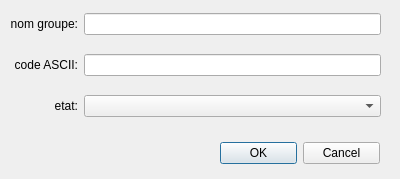
<?xml version="1.0" encoding="UTF-8"?>
<ui version="4.0">
 <class>ToucheDlg</class>
 <widget class="QDialog" name="ToucheDlg">
  <property name="geometry">
   <rect>
    <x>0</x>
    <y>0</y>
    <width>400</width>
    <height>179</height>
   </rect>
  </property>
  <property name="minimumSize">
   <size>
    <width>400</width>
    <height>179</height>
   </size>
  </property>
  <property name="maximumSize">
   <size>
    <width>400</width>
    <height>179</height>
   </size>
  </property>
  <property name="windowTitle">
   <string>Dialog</string>
  </property>
  <widget class="QDialogButtonBox" name="buttonBox">
   <property name="geometry">
    <rect>
     <x>220</x>
     <y>140</y>
     <width>160</width>
     <height>26</height>
    </rect>
   </property>
   <property name="orientation">
    <enum>Qt::Horizontal</enum>
   </property>
   <property name="standardButtons">
    <set>QDialogButtonBox::Cancel|QDialogButtonBox::Ok</set>
   </property>
  </widget>
  <widget class="QWidget" name="layoutWidget">
   <property name="geometry">
    <rect>
     <x>10</x>
     <y>0</y>
     <width>371</width>
     <height>131</height>
    </rect>
   </property>
   <layout class="QGridLayout" name="gridLayout">
    <item row="0" column="0">
     <widget class="QLabel" name="label">
      <property name="text">
       <string>nom groupe:</string>
      </property>
      <property name="alignment">
       <set>Qt::AlignRight|Qt::AlignTrailing|Qt::AlignVCenter</set>
      </property>
     </widget>
    </item>
    <item row="2" column="0">
     <widget class="QLabel" name="label_2">
      <property name="text">
       <string>code ASCII:</string>
      </property>
      <property name="alignment">
       <set>Qt::AlignRight|Qt::AlignTrailing|Qt::AlignVCenter</set>
      </property>
     </widget>
    </item>
    <item row="3" column="0">
     <widget class="QLabel" name="label_3">
      <property name="text">
       <string>etat:</string>
      </property>
      <property name="alignment">
       <set>Qt::AlignRight|Qt::AlignTrailing|Qt::AlignVCenter</set>
      </property>
     </widget>
    </item>
    <item row="0" column="1">
     <widget class="QLineEdit" name="lineNomGroupe"/>
    </item>
    <item row="2" column="1">
     <widget class="QLineEdit" name="lineASCII"/>
    </item>
    <item row="3" column="1">
     <widget class="QComboBox" name="comboBoxEtat"/>
    </item>
   </layout>
  </widget>
 </widget>
 <resources/>
 <connections>
  <connection>
   <sender>buttonBox</sender>
   <signal>accepted()</signal>
   <receiver>ToucheDlg</receiver>
   <slot>accept()</slot>
   <hints>
    <hint type="sourcelabel">
     <x>248</x>
     <y>254</y>
    </hint>
    <hint type="destinationlabel">
     <x>157</x>
     <y>274</y>
    </hint>
   </hints>
  </connection>
  <connection>
   <sender>buttonBox</sender>
   <signal>rejected()</signal>
   <receiver>ToucheDlg</receiver>
   <slot>reject()</slot>
   <hints>
    <hint type="sourcelabel">
     <x>316</x>
     <y>260</y>
    </hint>
    <hint type="destinationlabel">
     <x>286</x>
     <y>274</y>
    </hint>
   </hints>
  </connection>
 </connections>
</ui>
